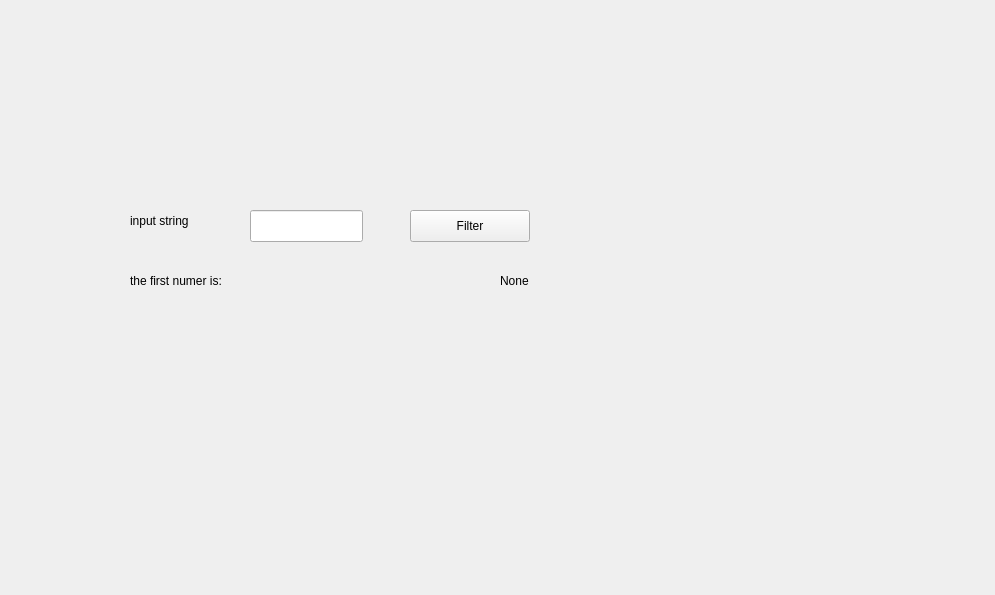
<?xml version="1.0" encoding="UTF-8"?>
<ui version="4.0">
 <class>Widget</class>
 <widget class="QWidget" name="Widget">
  <property name="geometry">
   <rect>
    <x>0</x>
    <y>0</y>
    <width>995</width>
    <height>595</height>
   </rect>
  </property>
  <property name="windowTitle">
   <string>Widget</string>
  </property>
  <widget class="QLabel" name="label">
   <property name="geometry">
    <rect>
     <x>130</x>
     <y>200</y>
     <width>161</width>
     <height>41</height>
    </rect>
   </property>
   <property name="text">
    <string>input string</string>
   </property>
  </widget>
  <widget class="QLineEdit" name="lineEdit">
   <property name="geometry">
    <rect>
     <x>250</x>
     <y>210</y>
     <width>113</width>
     <height>32</height>
    </rect>
   </property>
  </widget>
  <widget class="QPushButton" name="pushButton">
   <property name="geometry">
    <rect>
     <x>410</x>
     <y>210</y>
     <width>120</width>
     <height>32</height>
    </rect>
   </property>
   <property name="text">
    <string>Filter</string>
   </property>
  </widget>
  <widget class="QLabel" name="label_2">
   <property name="geometry">
    <rect>
     <x>130</x>
     <y>270</y>
     <width>301</width>
     <height>21</height>
    </rect>
   </property>
   <property name="text">
    <string>the first numer is:</string>
   </property>
  </widget>
  <widget class="QLabel" name="labelNum">
   <property name="geometry">
    <rect>
     <x>500</x>
     <y>270</y>
     <width>85</width>
     <height>22</height>
    </rect>
   </property>
   <property name="text">
    <string>None</string>
   </property>
  </widget>
 </widget>
 <layoutdefault spacing="6" margin="11"/>
 <resources/>
 <connections/>
</ui>
